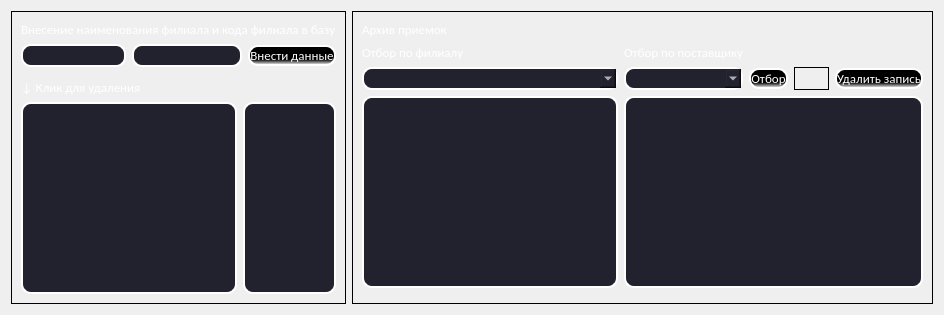
      <widget class="QWidget" name="tab_2">
       <attribute name="title">
        <string>Филиалы и приемки</string>
       </attribute>
       <layout class="QGridLayout" name="gridLayout_11">
        <item row="0" column="0">
         <widget class="QFrame" name="frame_6">
          <property name="sizePolicy">
           <sizepolicy hsizetype="Fixed" vsizetype="Preferred">
            <horstretch>0</horstretch>
            <verstretch>0</verstretch>
           </sizepolicy>
          </property>
          <property name="styleSheet">
           <string notr="true">QFrame {
border: 1px solid black;
}</string>
          </property>
          <property name="frameShape">
           <enum>QFrame::StyledPanel</enum>
          </property>
          <property name="frameShadow">
           <enum>QFrame::Raised</enum>
          </property>
          <layout class="QGridLayout" name="gridLayout_12">
           <item row="4" column="2">
            <widget class="QListWidget" name="branch_listWidget_2">
             <property name="sizePolicy">
              <sizepolicy hsizetype="Ignored" vsizetype="Expanding">
               <horstretch>0</horstretch>
               <verstretch>0</verstretch>
              </sizepolicy>
             </property>
             <property name="font">
              <font>
               <family>Calibri</family>
               <pointsize>10</pointsize>
              </font>
             </property>
             <property name="styleSheet">
              <string notr="true">background-color: #22222e;
border: 2px solid white;
border-radius: 10;
color: white
</string>
             </property>
            </widget>
           </item>
           <item row="2" column="0">
            <widget class="QLabel" name="label_14">
             <property name="sizePolicy">
              <sizepolicy hsizetype="Fixed" vsizetype="Ignored">
               <horstretch>0</horstretch>
               <verstretch>0</verstretch>
              </sizepolicy>
             </property>
             <property name="text">
              <string>TextLabel</string>
             </property>
            </widget>
           </item>
           <item row="2" column="1">
            <widget class="QLabel" name="label_12">
             <property name="sizePolicy">
              <sizepolicy hsizetype="Fixed" vsizetype="Ignored">
               <horstretch>0</horstretch>
               <verstretch>0</verstretch>
              </sizepolicy>
             </property>
             <property name="text">
              <string>TextLabel</string>
             </property>
            </widget>
           </item>
           <item row="2" column="2">
            <widget class="QLabel" name="label_13">
             <property name="sizePolicy">
              <sizepolicy hsizetype="Fixed" vsizetype="Ignored">
               <horstretch>0</horstretch>
               <verstretch>0</verstretch>
              </sizepolicy>
             </property>
             <property name="text">
              <string>TextLabel</string>
             </property>
            </widget>
           </item>
           <item row="1" column="0" colspan="3">
            <layout class="QHBoxLayout" name="horizontalLayout_5">
             <item>
              <widget class="QLineEdit" name="branch_lineEdit_1">
               <property name="sizePolicy">
                <sizepolicy hsizetype="Expanding" vsizetype="Fixed">
                 <horstretch>0</horstretch>
                 <verstretch>0</verstretch>
                </sizepolicy>
               </property>
               <property name="font">
                <font>
                 <family>Calibri</family>
                 <pointsize>10</pointsize>
                </font>
               </property>
               <property name="styleSheet">
                <string notr="true">background-color: #22222e;
border: 2px solid white;
border-radius: 10;
color: white
</string>
               </property>
              </widget>
             </item>
             <item>
              <widget class="QLineEdit" name="branch_lineEdit_2">
               <property name="sizePolicy">
                <sizepolicy hsizetype="Fixed" vsizetype="Fixed">
                 <horstretch>0</horstretch>
                 <verstretch>0</verstretch>
                </sizepolicy>
               </property>
               <property name="font">
                <font>
                 <family>Calibri</family>
                 <pointsize>10</pointsize>
                </font>
               </property>
               <property name="styleSheet">
                <string notr="true">background-color: #22222e;
border: 2px solid white;
border-radius: 10;
color: white
</string>
               </property>
              </widget>
             </item>
             <item>
              <widget class="QPushButton" name="branch_pushButton_1">
               <property name="sizePolicy">
                <sizepolicy hsizetype="Fixed" vsizetype="Fixed">
                 <horstretch>0</horstretch>
                 <verstretch>0</verstretch>
                </sizepolicy>
               </property>
               <property name="font">
                <font>
                 <family>Calibri</family>
                 <pointsize>10</pointsize>
                </font>
               </property>
               <property name="styleSheet">
                <string notr="true">QPushButton {
	background-color: qlineargradient(spread:pad, x1:0, y1:0.709773, x2:0, y2:1, stop:0 rgba(0, 0, 0, 255), stop:1 rgba(255, 255, 255, 255));
border: 2px solid white;
border-radius: 10;
color: white
}
QPushButton::hover {
	background-color: rgb(86, 86, 86)
}

QPushButton::pressed {
	background-color:rgb(0, 0, 0)
}
</string>
               </property>
               <property name="text">
                <string>Внести данные</string>
               </property>
              </widget>
             </item>
            </layout>
           </item>
           <item row="4" column="0" colspan="2">
            <widget class="QListWidget" name="branch_listWidget_1">
             <property name="sizePolicy">
              <sizepolicy hsizetype="Ignored" vsizetype="Expanding">
               <horstretch>0</horstretch>
               <verstretch>0</verstretch>
              </sizepolicy>
             </property>
             <property name="font">
              <font>
               <family>Calibri</family>
               <pointsize>10</pointsize>
              </font>
             </property>
             <property name="styleSheet">
              <string notr="true">background-color: #22222e;
border: 2px solid white;
border-radius: 10;
color: white
</string>
             </property>
            </widget>
           </item>
           <item row="0" column="0" colspan="3">
            <widget class="QLabel" name="label_6">
             <property name="sizePolicy">
              <sizepolicy hsizetype="Fixed" vsizetype="Preferred">
               <horstretch>0</horstretch>
               <verstretch>0</verstretch>
              </sizepolicy>
             </property>
             <property name="font">
              <font>
               <family>Calibri</family>
               <pointsize>10</pointsize>
              </font>
             </property>
             <property name="styleSheet">
              <string notr="true">color: rgb(255, 255, 255);
border: None</string>
             </property>
             <property name="text">
              <string>Внесение наименования филиала и кода филиала в базу</string>
             </property>
            </widget>
           </item>
           <item row="3" column="0" colspan="2">
            <widget class="QLabel" name="info_label_5">
             <property name="sizePolicy">
              <sizepolicy hsizetype="Minimum" vsizetype="Preferred">
               <horstretch>0</horstretch>
               <verstretch>0</verstretch>
              </sizepolicy>
             </property>
             <property name="font">
              <font>
               <family>Calibri</family>
               <pointsize>10</pointsize>
              </font>
             </property>
             <property name="styleSheet">
              <string notr="true">color: rgb(255, 255, 255);
border: None</string>
             </property>
             <property name="text">
              <string>↓ Клик для удаления</string>
             </property>
            </widget>
           </item>
          </layout>
         </widget>
        </item>
        <item row="0" column="1">
         <widget class="QFrame" name="frame_7">
          <property name="sizePolicy">
           <sizepolicy hsizetype="Expanding" vsizetype="Preferred">
            <horstretch>0</horstretch>
            <verstretch>0</verstretch>
           </sizepolicy>
          </property>
          <property name="styleSheet">
           <string notr="true">QFrame {
border: 1px solid black;
}</string>
          </property>
          <property name="frameShape">
           <enum>QFrame::StyledPanel</enum>
          </property>
          <property name="frameShadow">
           <enum>QFrame::Raised</enum>
          </property>
          <layout class="QGridLayout" name="gridLayout_7">
           <item row="0" column="0">
            <layout class="QGridLayout" name="gridLayout_26">
             <item row="3" column="0">
              <widget class="QListWidget" name="acceptance_archive_listWidget_1">
               <property name="sizePolicy">
                <sizepolicy hsizetype="Maximum" vsizetype="Expanding">
                 <horstretch>0</horstretch>
                 <verstretch>0</verstretch>
                </sizepolicy>
               </property>
               <property name="font">
                <font>
                 <family>Calibri</family>
                 <pointsize>10</pointsize>
                </font>
               </property>
               <property name="styleSheet">
                <string notr="true">QListWidget
{
background-color: #22222e;
border: 2px solid white;
border-radius: 10;
color: white
}
QListWidget QScrollBar
{

}
 QListView::item:selected
{

}</string>
               </property>
              </widget>
             </item>
             <item row="2" column="4">
              <widget class="QLabel" name="acceptance_archive_label_1">
               <property name="font">
                <font>
                 <family>Calibri</family>
                 <pointsize>10</pointsize>
                </font>
               </property>
               <property name="styleSheet">
                <string notr="true">color: rgb(255, 255, 255);</string>
               </property>
               <property name="text">
                <string/>
               </property>
              </widget>
             </item>
             <item row="2" column="5">
              <widget class="QPushButton" name="acceptance_archive_pushButton_1">
               <property name="sizePolicy">
                <sizepolicy hsizetype="Fixed" vsizetype="Fixed">
                 <horstretch>0</horstretch>
                 <verstretch>0</verstretch>
                </sizepolicy>
               </property>
               <property name="font">
                <font>
                 <family>Calibri</family>
                 <pointsize>10</pointsize>
                </font>
               </property>
               <property name="styleSheet">
                <string notr="true">QPushButton {
	background-color: qlineargradient(spread:pad, x1:0, y1:0.709773, x2:0, y2:1, stop:0 rgba(0, 0, 0, 255), stop:1 rgba(255, 255, 255, 255));
border: 2px solid white;
border-radius: 10;
color: white
}
QPushButton::hover {
	background-color: rgb(86, 86, 86)
}

QPushButton::pressed {
	background-color:rgb(0, 0, 0)
}
</string>
               </property>
               <property name="text">
                <string>Удалить запись</string>
               </property>
              </widget>
             </item>
             <item row="2" column="3">
              <widget class="QPushButton" name="acceptance_archive_pushButton_2">
               <property name="sizePolicy">
                <sizepolicy hsizetype="Fixed" vsizetype="Fixed">
                 <horstretch>0</horstretch>
                 <verstretch>0</verstretch>
                </sizepolicy>
               </property>
               <property name="font">
                <font>
                 <family>Calibri</family>
                 <pointsize>10</pointsize>
                </font>
               </property>
               <property name="styleSheet">
                <string notr="true">QPushButton {
	background-color: qlineargradient(spread:pad, x1:0, y1:0.709773, x2:0, y2:1, stop:0 rgba(0, 0, 0, 255), stop:1 rgba(255, 255, 255, 255));
border: 2px solid white;
border-radius: 10;
color: white
}
QPushButton::hover {
	background-color: rgb(86, 86, 86)
}

QPushButton::pressed {
	background-color:rgb(0, 0, 0)
}
</string>
               </property>
               <property name="text">
                <string>Отбор</string>
               </property>
              </widget>
             </item>
             <item row="2" column="1" colspan="2">
              <widget class="QComboBox" name="acceptance_archive_comboBox_1">
               <property name="sizePolicy">
                <sizepolicy hsizetype="Minimum" vsizetype="Fixed">
                 <horstretch>0</horstretch>
                 <verstretch>0</verstretch>
                </sizepolicy>
               </property>
               <property name="font">
                <font>
                 <family>Calibri</family>
                 <pointsize>10</pointsize>
                </font>
               </property>
               <property name="styleSheet">
                <string notr="true">background-color: #22222e;
border: 2px solid white;
border-radius: 10;
color: white
</string>
               </property>
              </widget>
             </item>
             <item row="3" column="1" colspan="5">
              <widget class="QPlainTextEdit" name="acceptance_archive_plainTextEdit_2">
               <property name="sizePolicy">
                <sizepolicy hsizetype="Minimum" vsizetype="Expanding">
                 <horstretch>0</horstretch>
                 <verstretch>0</verstretch>
                </sizepolicy>
               </property>
               <property name="font">
                <font>
                 <family>Calibri</family>
                 <pointsize>10</pointsize>
                </font>
               </property>
               <property name="styleSheet">
                <string notr="true">background-color: #22222e;
border: 2px solid white;
border-radius: 10;
color: white
</string>
               </property>
               <property name="readOnly">
                <bool>true</bool>
               </property>
               <property name="plainText">
                <string/>
               </property>
              </widget>
             </item>
             <item row="2" column="0">
              <widget class="QComboBox" name="acceptance_archive_comboBox_2">
               <property name="sizePolicy">
                <sizepolicy hsizetype="Minimum" vsizetype="Fixed">
                 <horstretch>0</horstretch>
                 <verstretch>0</verstretch>
                </sizepolicy>
               </property>
               <property name="font">
                <font>
                 <family>Calibri</family>
                 <pointsize>10</pointsize>
                </font>
               </property>
               <property name="styleSheet">
                <string notr="true">background-color: #22222e;
border: 2px solid white;
border-radius: 10;
color: white
</string>
               </property>
              </widget>
             </item>
             <item row="1" column="0">
              <widget class="QLabel" name="label_8">
               <property name="font">
                <font>
                 <family>Calibri</family>
                 <pointsize>10</pointsize>
                </font>
               </property>
               <property name="styleSheet">
                <string notr="true">color: rgb(255, 255, 255);
border: None</string>
               </property>
               <property name="text">
                <string>Отбор по филиалу</string>
               </property>
              </widget>
             </item>
             <item row="1" column="1" colspan="2">
              <widget class="QLabel" name="label_9">
               <property name="font">
                <font>
                 <family>Calibri</family>
                 <pointsize>10</pointsize>
                </font>
               </property>
               <property name="styleSheet">
                <string notr="true">color: rgb(255, 255, 255);
border: None</string>
               </property>
               <property name="text">
                <string>Отбор по поставщику</string>
               </property>
              </widget>
             </item>
             <item row="0" column="0">
              <widget class="QLabel" name="label_7">
               <property name="font">
                <font>
                 <family>Calibri</family>
                 <pointsize>10</pointsize>
                </font>
               </property>
               <property name="styleSheet">
                <string notr="true">color: rgb(255, 255, 255);
border: None</string>
               </property>
               <property name="text">
                <string>Архив приемок</string>
               </property>
              </widget>
             </item>
            </layout>
           </item>
           <item row="1" column="0">
            <widget class="QListWidget" name="listWidget">
             <property name="sizePolicy">
              <sizepolicy hsizetype="Ignored" vsizetype="Ignored">
               <horstretch>0</horstretch>
               <verstretch>0</verstretch>
              </sizepolicy>
             </property>
            </widget>
           </item>
          </layout>
         </widget>
        </item>
       </layout>
      </widget>
